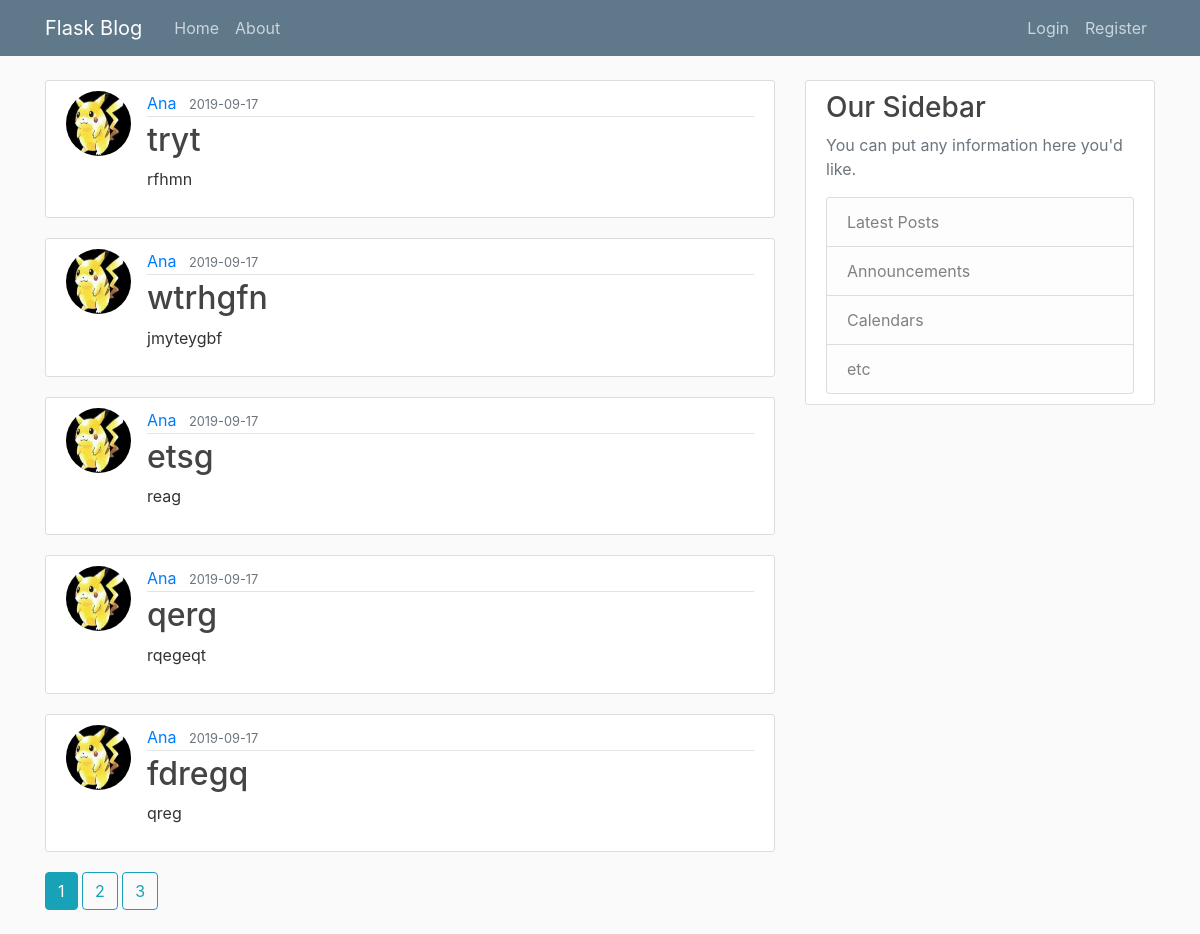
Page /home on the earlier database version.
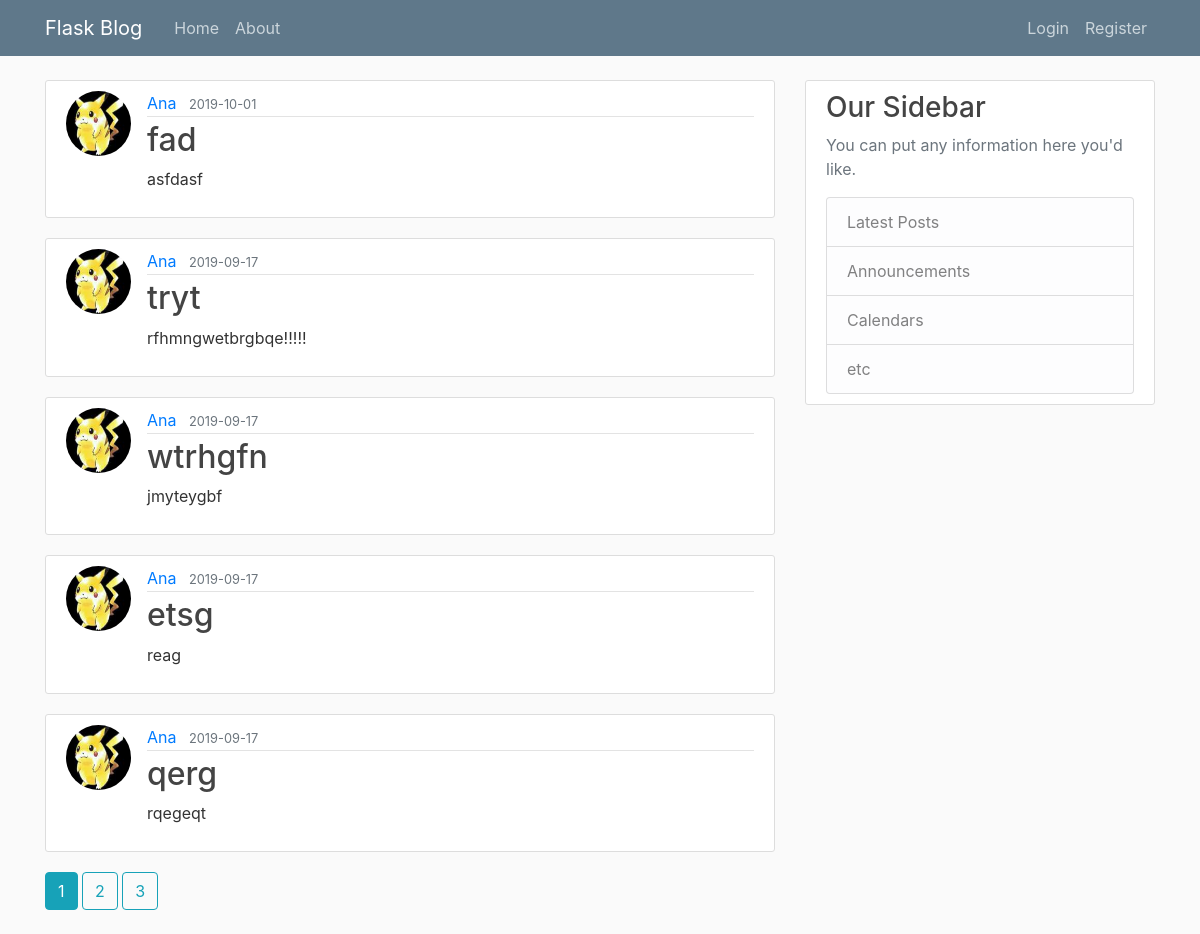
Same page on the later database version.
### justsmthpy/models.py (models this page shows, shortened)
class Post(db.Model):
    id = db.Column(db.Integer, primary_key=True)
    title = db.Column(db.String(100), nullable=False)
    date_posted = db.Column(db.DateTime, nullable=False, default=datetime.utcnow)
    content = db.Column(db.Text, nullable=False)
    user_id = db.Column(db.Integer, db.ForeignKey('user.id'), nullable=False)

class User(db.Model, UserMixin):
    id = db.Column(db.Integer, primary_key=True)
    username = db.Column(db.String(20), unique=True, nullable=False)
    email = db.Column(db.String(120), unique=True, nullable=False)
    image_file = db.Column(db.String(20), nullable=False, default='default.jpg')
    password = db.Column(db.String(60), nullable=False)
    posts = db.relationship('Post', backref='author', lazy=True)

### justsmthpy/main/routes.py (the view)
@main.route('/')
@main.route('/home')
def home():
    page = request.args.get('page', 1, type=int)
    posts = Post.query.order_by(Post.date_posted.desc()).paginate(page=page, per_page=5)
    return render_template('home.html', posts=posts)

### justsmthpy/templates/home.html
{% extends "layout.html" %}
{% block content %}
    {% for post in posts.items %}
        <article class="media content-section">
        <img class="rounded-circle article-img"
             src="{{ url_for('static', filename='profile_pics/' + post.author.image_file) }}">
          <div class="media-body">
            <div class="article-metadata">
              <a class="mr-2" href="{{ url_for('users.user_posts', username=post.author.username) }}">{{ post.author.username }}</a>
              <small class="text-muted">{{ post.date_posted.strftime('%Y-%m-%d') }}</small>
            </div>
            <h2><a class="article-title" href="{{ url_for('posts.post', post_id=post.id) }}">{{ post.title }}</a></h2>
            <p class="article-content">{{ post.content }}</p>
          </div>
        </article>
    {% endfor %}
    {% for page_num in posts.iter_pages(left_edge=1, right_edge=1, left_current=1, right_current=2) %}
        {% if page_num %}
            {% if posts.page == page_num %}
                <a class="btn btn-info mb-4" href="{{ url_for('main.home', page=page_num) }}">{{ page_num }}</a>
            {% else %}
                <a class="btn btn-outline-info mb-4" href="{{ url_for('main.home', page=page_num) }}">{{ page_num }}</a>
            {% endif %}
        {% else %}
            ...
        {% endif %}
    {% endfor %}
{% endblock content %}

Differences in the rows shown:
no longer on this page (row unchanged): Post: image_file (picture), author.username "Ana", date_posted "2019-09-17", title "fdregq", content "qreg"
added Post: image_file (picture), author.username "Ana", date_posted "2019-10-01", title "fad", content "asfdasf"
changed Post "tryt": content "rfhmn" → "rfhmngwetbrgbqe!!!!!"
